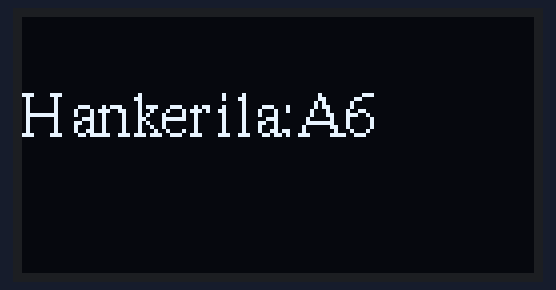
Bench run of a sketch on a simulated Arduino Uno, built with avr-gcc and run on an emulated ATmega328P. Shown: 128×64 one-colour display.

Above: at 0.1 s.

The sketch:

10.SSD1306_display.ino
```cpp
/*A6 OLED SSD1306 Code  */

#include <U8g2lib.h>
#include <Wire.h>


U8G2_SSD1306_128X64_NONAME_F_SW_I2C u8g2(U8G2_R0,  15, 4, U8X8_PIN_NONE);//SCL IO15  SDA  IO4
void page1() {

  u8g2.setFont(u8g2_font_timR12_tf);//Font 12
  u8g2.setCursor(0,30);  //X Y position
  u8g2.print("Hankerila:A6"); //display words
 }
void setup(){

  u8g2.setI2CAddress(0x3C*2);  // address
  u8g2.begin();
  u8g2.enableUTF8Print();
}
void loop(){

  u8g2.firstPage();
  do
  {
    page1();
  }while(u8g2.nextPage());

}
```
